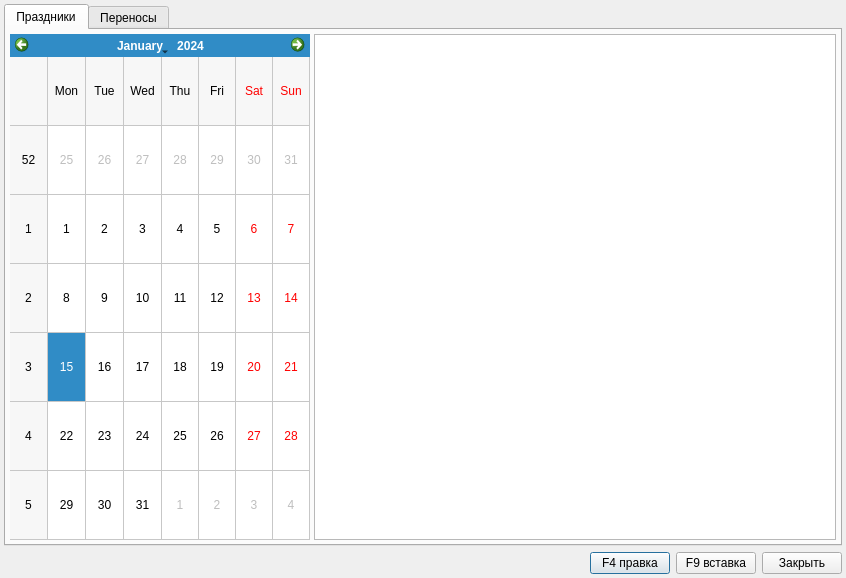
<?xml version="1.0" encoding="UTF-8"?>
<ui version="4.0">
 <class>Dialog</class>
 <widget class="QDialog" name="Dialog">
  <property name="geometry">
   <rect>
    <x>0</x>
    <y>0</y>
    <width>846</width>
    <height>578</height>
   </rect>
  </property>
  <property name="windowTitle">
   <string>Настройки календарных отклонений</string>
  </property>
  <layout class="QGridLayout" name="gridLayout">
   <property name="margin">
    <number>4</number>
   </property>
   <item row="0" column="0" colspan="4">
    <widget class="QTabWidget" name="tabWidget">
     <property name="sizePolicy">
      <sizepolicy hsizetype="Expanding" vsizetype="Expanding">
       <horstretch>0</horstretch>
       <verstretch>0</verstretch>
      </sizepolicy>
     </property>
     <property name="minimumSize">
      <size>
       <width>0</width>
       <height>0</height>
      </size>
     </property>
     <property name="currentIndex">
      <number>0</number>
     </property>
     <widget class="QWidget" name="tab">
      <attribute name="title">
       <string>Праздники</string>
      </attribute>
      <layout class="QHBoxLayout" name="horizontalLayout">
       <property name="spacing">
        <number>4</number>
       </property>
       <property name="margin">
        <number>4</number>
       </property>
       <item>
        <widget class="CCalendarWidget" name="calendarHoliday">
         <property name="sizePolicy">
          <sizepolicy hsizetype="Fixed" vsizetype="Preferred">
           <horstretch>0</horstretch>
           <verstretch>0</verstretch>
          </sizepolicy>
         </property>
         <property name="minimumSize">
          <size>
           <width>300</width>
           <height>0</height>
          </size>
         </property>
         <property name="firstDayOfWeek">
          <enum>Qt::Monday</enum>
         </property>
         <property name="gridVisible">
          <bool>true</bool>
         </property>
        </widget>
       </item>
       <item>
        <widget class="CTableView" name="tableHoliday">
         <property name="editTriggers">
          <set>QAbstractItemView::NoEditTriggers</set>
         </property>
        </widget>
       </item>
      </layout>
     </widget>
     <widget class="QWidget" name="tab_2">
      <attribute name="title">
       <string>Переносы</string>
      </attribute>
      <layout class="QHBoxLayout" name="horizontalLayout_3">
       <property name="spacing">
        <number>4</number>
       </property>
       <property name="margin">
        <number>4</number>
       </property>
       <item>
        <widget class="CCalendarWidget" name="calendarChangeday">
         <property name="sizePolicy">
          <sizepolicy hsizetype="Fixed" vsizetype="Preferred">
           <horstretch>0</horstretch>
           <verstretch>0</verstretch>
          </sizepolicy>
         </property>
         <property name="minimumSize">
          <size>
           <width>300</width>
           <height>0</height>
          </size>
         </property>
         <property name="firstDayOfWeek">
          <enum>Qt::Monday</enum>
         </property>
         <property name="gridVisible">
          <bool>true</bool>
         </property>
        </widget>
       </item>
       <item>
        <widget class="CTableView" name="tableChangeday">
         <property name="editTriggers">
          <set>QAbstractItemView::NoEditTriggers</set>
         </property>
        </widget>
       </item>
      </layout>
     </widget>
    </widget>
   </item>
   <item row="1" column="0">
    <spacer name="horizontalSpacer">
     <property name="orientation">
      <enum>Qt::Horizontal</enum>
     </property>
     <property name="sizeHint" stdset="0">
      <size>
       <width>577</width>
       <height>20</height>
      </size>
     </property>
    </spacer>
   </item>
   <item row="1" column="1">
    <widget class="QPushButton" name="buttonEdit">
     <property name="sizePolicy">
      <sizepolicy hsizetype="Minimum" vsizetype="Fixed">
       <horstretch>0</horstretch>
       <verstretch>0</verstretch>
      </sizepolicy>
     </property>
     <property name="text">
      <string>F4 правка</string>
     </property>
     <property name="shortcut">
      <string>F4</string>
     </property>
     <property name="default">
      <bool>true</bool>
     </property>
    </widget>
   </item>
   <item row="1" column="2">
    <widget class="QPushButton" name="buttonAdd">
     <property name="sizePolicy">
      <sizepolicy hsizetype="Minimum" vsizetype="Fixed">
       <horstretch>0</horstretch>
       <verstretch>0</verstretch>
      </sizepolicy>
     </property>
     <property name="text">
      <string>F9 вставка</string>
     </property>
     <property name="shortcut">
      <string>F9</string>
     </property>
     <property name="autoDefault">
      <bool>false</bool>
     </property>
    </widget>
   </item>
   <item row="1" column="3">
    <widget class="QPushButton" name="buttonClose">
     <property name="sizePolicy">
      <sizepolicy hsizetype="Minimum" vsizetype="Fixed">
       <horstretch>0</horstretch>
       <verstretch>0</verstretch>
      </sizepolicy>
     </property>
     <property name="text">
      <string>Закрыть</string>
     </property>
     <property name="autoDefault">
      <bool>false</bool>
     </property>
    </widget>
   </item>
  </layout>
 </widget>
 <customwidgets>
  <customwidget>
   <class>CTableView</class>
   <extends>QTableView</extends>
   <header location="global">library.TableView</header>
  </customwidget>
  <customwidget>
   <class>CCalendarWidget</class>
   <extends>QCalendarWidget</extends>
   <header location="global">library.calendar</header>
  </customwidget>
 </customwidgets>
 <tabstops>
  <tabstop>tabWidget</tabstop>
  <tabstop>calendarHoliday</tabstop>
  <tabstop>tableHoliday</tabstop>
  <tabstop>calendarChangeday</tabstop>
  <tabstop>tableChangeday</tabstop>
  <tabstop>buttonEdit</tabstop>
  <tabstop>buttonAdd</tabstop>
  <tabstop>buttonClose</tabstop>
 </tabstops>
 <resources/>
 <connections>
  <connection>
   <sender>calendarHoliday</sender>
   <signal>currentPageChanged(int,int)</signal>
   <receiver>Dialog</receiver>
   <slot>updateTable()</slot>
   <hints>
    <hint type="sourcelabel">
     <x>169</x>
     <y>248</y>
    </hint>
    <hint type="destinationlabel">
     <x>352</x>
     <y>256</y>
    </hint>
   </hints>
  </connection>
  <connection>
   <sender>calendarChangeday</sender>
   <signal>currentPageChanged(int,int)</signal>
   <receiver>Dialog</receiver>
   <slot>updateTable()</slot>
   <hints>
    <hint type="sourcelabel">
     <x>169</x>
     <y>248</y>
    </hint>
    <hint type="destinationlabel">
     <x>352</x>
     <y>256</y>
    </hint>
   </hints>
  </connection>
  <connection>
   <sender>tableHoliday</sender>
   <signal>clicked(QModelIndex)</signal>
   <receiver>Dialog</receiver>
   <slot>updateCalendar()</slot>
   <hints>
    <hint type="sourcelabel">
     <x>314</x>
     <y>273</y>
    </hint>
    <hint type="destinationlabel">
     <x>352</x>
     <y>256</y>
    </hint>
   </hints>
  </connection>
  <connection>
   <sender>tableHoliday</sender>
   <signal>activated(QModelIndex)</signal>
   <receiver>Dialog</receiver>
   <slot>updateCalendar()</slot>
   <hints>
    <hint type="sourcelabel">
     <x>314</x>
     <y>273</y>
    </hint>
    <hint type="destinationlabel">
     <x>352</x>
     <y>256</y>
    </hint>
   </hints>
  </connection>
  <connection>
   <sender>tableHoliday</sender>
   <signal>doubleClicked(QModelIndex)</signal>
   <receiver>Dialog</receiver>
   <slot>edit()</slot>
   <hints>
    <hint type="sourcelabel">
     <x>314</x>
     <y>273</y>
    </hint>
    <hint type="destinationlabel">
     <x>352</x>
     <y>256</y>
    </hint>
   </hints>
  </connection>
  <connection>
   <sender>tableChangeday</sender>
   <signal>clicked(QModelIndex)</signal>
   <receiver>Dialog</receiver>
   <slot>updateCalendar()</slot>
   <hints>
    <hint type="sourcelabel">
     <x>314</x>
     <y>273</y>
    </hint>
    <hint type="destinationlabel">
     <x>352</x>
     <y>256</y>
    </hint>
   </hints>
  </connection>
  <connection>
   <sender>tableChangeday</sender>
   <signal>activated(QModelIndex)</signal>
   <receiver>Dialog</receiver>
   <slot>updateCalendar()</slot>
   <hints>
    <hint type="sourcelabel">
     <x>314</x>
     <y>273</y>
    </hint>
    <hint type="destinationlabel">
     <x>352</x>
     <y>256</y>
    </hint>
   </hints>
  </connection>
  <connection>
   <sender>tableChangeday</sender>
   <signal>doubleClicked(QModelIndex)</signal>
   <receiver>Dialog</receiver>
   <slot>edit()</slot>
   <hints>
    <hint type="sourcelabel">
     <x>314</x>
     <y>273</y>
    </hint>
    <hint type="destinationlabel">
     <x>352</x>
     <y>256</y>
    </hint>
   </hints>
  </connection>
  <connection>
   <sender>buttonClose</sender>
   <signal>pressed()</signal>
   <receiver>Dialog</receiver>
   <slot>close()</slot>
   <hints>
    <hint type="sourcelabel">
     <x>841</x>
     <y>573</y>
    </hint>
    <hint type="destinationlabel">
     <x>369</x>
     <y>570</y>
    </hint>
   </hints>
  </connection>
  <connection>
   <sender>buttonAdd</sender>
   <signal>pressed()</signal>
   <receiver>Dialog</receiver>
   <slot>add()</slot>
   <hints>
    <hint type="sourcelabel">
     <x>755</x>
     <y>573</y>
    </hint>
    <hint type="destinationlabel">
     <x>297</x>
     <y>565</y>
    </hint>
   </hints>
  </connection>
  <connection>
   <sender>buttonEdit</sender>
   <signal>pressed()</signal>
   <receiver>Dialog</receiver>
   <slot>edit()</slot>
   <hints>
    <hint type="sourcelabel">
     <x>669</x>
     <y>573</y>
    </hint>
    <hint type="destinationlabel">
     <x>246</x>
     <y>556</y>
    </hint>
   </hints>
  </connection>
 </connections>
</ui>
